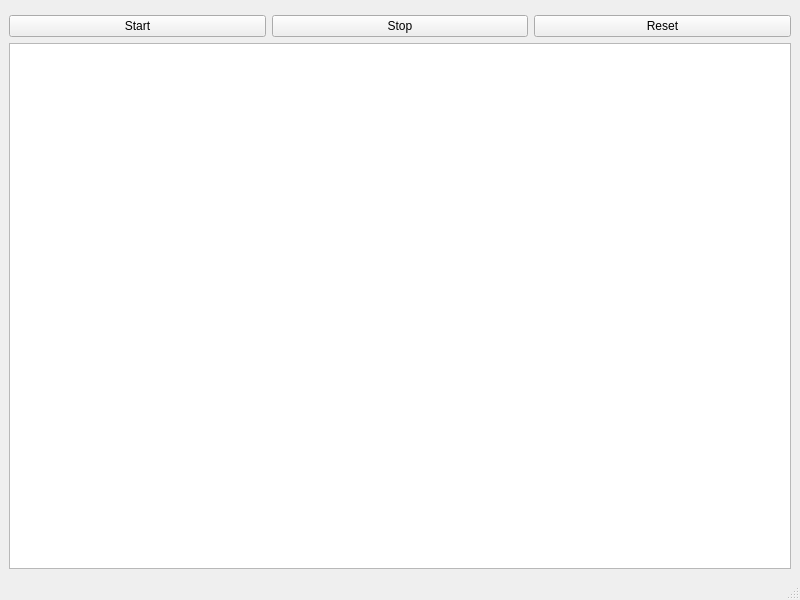
<?xml version="1.0" encoding="UTF-8"?>
<ui version="4.0">
 <class>MainWindow</class>
 <widget class="QMainWindow" name="MainWindow">
  <property name="geometry">
   <rect>
    <x>0</x>
    <y>0</y>
    <width>800</width>
    <height>600</height>
   </rect>
  </property>
  <property name="windowTitle">
   <string>RTGrapher</string>
  </property>
  <widget class="QWidget" name="centralWidget">
   <layout class="QVBoxLayout" name="verticalLayout">
    <item>
     <widget class="GraphWidget" name="graphWidget" native="true"/>
    </item>
    <item>
     <layout class="QHBoxLayout" name="controlButtonsLayout">
      <item>
       <widget class="QPushButton" name="startButton">
        <property name="text">
         <string>Start</string>
        </property>
       </widget>
      </item>
      <item>
       <widget class="QPushButton" name="stopButton">
        <property name="text">
         <string>Stop</string>
        </property>
       </widget>
      </item>
      <item>
       <widget class="QPushButton" name="resetButton">
        <property name="text">
         <string>Reset</string>
        </property>
       </widget>
      </item>
     </layout>
    </item>
    <item>
     <widget class="QListWidget" name="resultsListWidget"/>
    </item>
   </layout>
  </widget>
  <widget class="QMenuBar" name="menuBar">
   <property name="geometry">
    <rect>
     <x>0</x>
     <y>0</y>
     <width>800</width>
     <height>37</height>
    </rect>
   </property>
  </widget>
  <widget class="QStatusBar" name="statusBar"/>
 </widget>
 <customwidgets>
  <customwidget>
   <class>GraphWidget</class>
   <extends>QWidget</extends>
   <header location="global">GraphWidget.hpp</header>
   <container>1</container>
  </customwidget>
 </customwidgets>
 <resources/>
 <connections/>
</ui>
